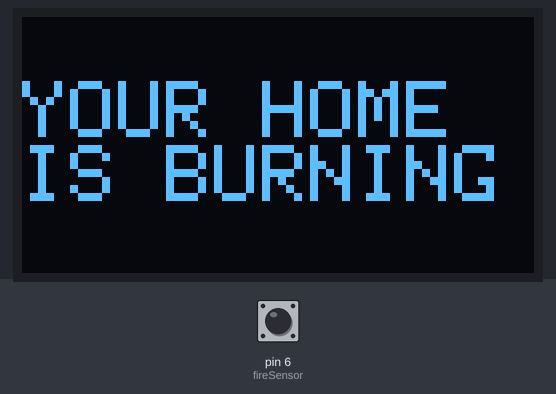
The sketch below on a simulated Arduino Uno, built with avr-gcc and run on an emulated ATmega328P. Shown: 128×64 one-colour display. Inputs (shaded band) come from the test bench; at power-on: pin 6 (fireSensor) LOW. The audio player accepts every command and is not drawn; what the sketch prints to the serial monitor is not drawn.

Above: at 2.4 s.
2.5 s: pin 6 (fireSensor) driven HIGH
At 3.0 s:
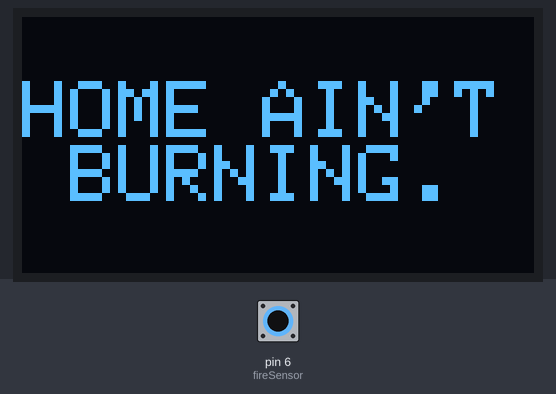
4.0 s: pin 6 (fireSensor) driven LOW
At 6.84 s:
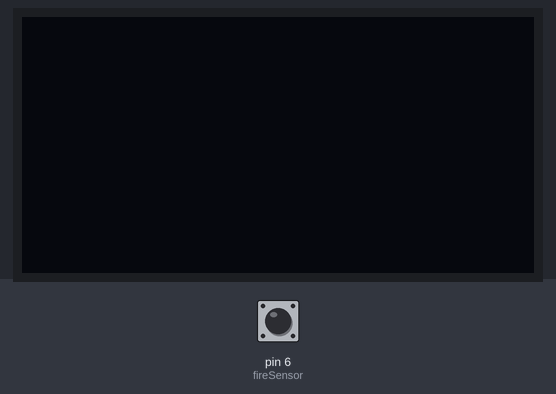
7.0 s: pin 6 (fireSensor) pulsed HIGH 5 times (0.12 s each, 0.3 s apart)
At 8.6 s:
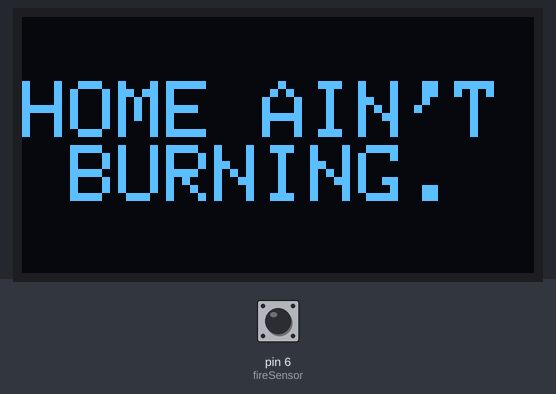
Timing chart, 0 to 10.1 s (numbered marks = the images above; inputs shaded):
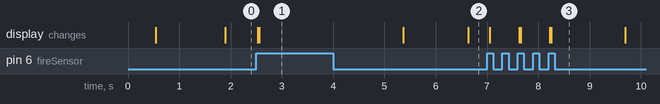

Measured:
- after the input at 2.5 s, the display: first differs from a run without the input after 0.05 s (image 1)
- after the input at 4.0 s, the display: first changes after 1.4 s (image 2 shows a later state)
- after the input at 7.0 s, the display: changes after 0.05 s (image 3)

The sketch:

SmartGuardMediahub.ino
```cpp
#include <Adafruit_GFX.h>
#include <Adafruit_SSD1306.h>
#include "SoftwareSerial.h"
#include "DFRobotDFPlayerMini.h"

#define SCREEN_WIDTH 128
#define SCREEN_HEIGHT 64
#define OLED_RESET -1
//Adafruit_SSD1306 display(SCREEN_WIDTH, SCREEN_HEIGHT, &Wire, OLED_RESET);
Adafruit_SSD1306 display(SCREEN_WIDTH, SCREEN_HEIGHT);

SoftwareSerial mySoftwareSerial(2, 3); // RX, TX - //On DFplayerMini connect Rx to Arduino Pin 3 (Tx) and Tx to Arduino Pin 2 (Rx)
DFRobotDFPlayerMini myDFPlayer;

#define fireSensor 6

unsigned long previousMillis = 0;
const long interval = 1300; // 1 second
bool showFireMessage = false;
int displayState = 0;

void setup() {
  mySoftwareSerial.begin(9600);
  Serial.begin(115200);

  if (!myDFPlayer.begin(mySoftwareSerial)) {
    Serial.println(F("Not initialized:"));
    Serial.println(F("1. Check the DFPlayer Mini connections"));
    Serial.println(F("2. Insert an SD card"));
    while (true);
  }

  Serial.println();
  Serial.println(F("DFPlayer Mini module initialized!"));
  myDFPlayer.setTimeOut(500);
  myDFPlayer.volume(60);
  myDFPlayer.EQ(0);

  if (!display.begin(SSD1306_SWITCHCAPVCC, 0x3C)) { // Initialize with the I2C addr 0x3C
    Serial.println(F("SSD1306 allocation failed"));
    for (;;);
  }

  display.clearDisplay();
  display.setTextColor(SSD1306_WHITE);

  pinMode(fireSensor, INPUT);
}

void loop() {
  unsigned long currentMillis = millis();
  int fire = digitalRead(fireSensor);

  switch (displayState) {
    case 0: // No fire detected
      if (fire == 1) {
        display.clearDisplay();
        display.setTextSize(2);
        display.setCursor((SCREEN_WIDTH - 8 * 2 * 8) / 2, (SCREEN_HEIGHT - 16 * 2) / 2); // Center the text
        display.print("HOME AIN'T BURNING.");
        display.display();
        Serial.println("No fire!");
        showFireMessage = false;
      } else {
        displayState = 1; // Move to fire detected state
        previousMillis = currentMillis;
      }
      break;

    case 1: // Fire detected
      if (fire == 1) {
        displayState = 0; // Move back to no fire state
        display.clearDisplay();
        display.display();
        Serial.println("Fire cleared");
      } else {
        if (currentMillis - previousMillis >= interval) {
          previousMillis = currentMillis;
          showFireMessage = !showFireMessage;
          display.clearDisplay();
          if (showFireMessage) {
            display.setTextSize(2);
            display.setCursor((SCREEN_WIDTH - 8 * 2 * 14) / 2, (SCREEN_HEIGHT - 16 * 2) / 2); // Center the text
            display.print("    YOUR HOME IS BURNING");
            Serial.println("  FIRE DETEC..");
            myDFPlayer.play(1);
          }
          display.display();
        }
      }
      break;
  }
}
```
